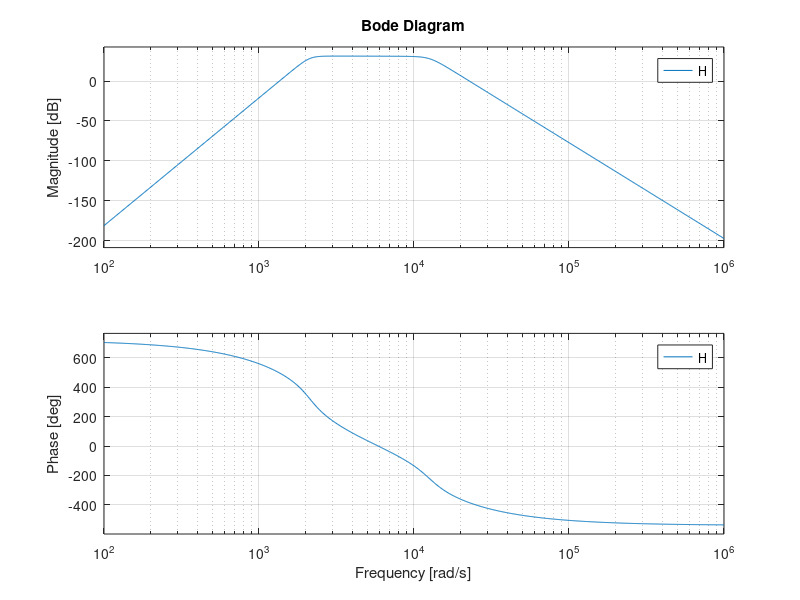

The MATLAB script that drew this image:
pkg load control;
clear all;
close all;

SigSetFreqs=[410 440 470 520 560 590 610 640 670 710 740 770];
Freqs=[SigSetFreqs,SigSetFreqs*2]';

% static gain, cut off pulsation and quality factor for low pass filter
Kl = [1.75;1.75;1.75]';
Wcl= 2*pi*[1977;1977;2009]';
Ql = [0.514;0.697;1.944]';

% static gain, cut off pulsation and quality factor for high pass filter
Kh = [1.036;1.33;1.91;2.6]';
Wch= 2*pi*[338;338;338;338]';
Qh = [0.509;0.599;0.917;2.5]';



function print_filter_phases(s,f)
  args = arg(s);
  N    = length(f)/2;
  tau  = -args ./ (2*pi*f) ;
  it   = find(tau<0);
  tau(it) = 1 ./ f(it) + tau(it);
  for k=1:N
    printf("f=%4d arg@f=%+3.2f Tw=%+7.6f 2f=%4d arg@2f=%+3.2f T2w=%+7.6f\n",
            f(k),args(k),tau(k),f(k+N),args(k+N),tau(k+N));
  endfor
  printf("\n");
endfunction

s   = tf('s');

%   low pass
% 1st Pb stage
K1  = 1.75;
Wc1 = 2*pi*1977;
Q1  = 0.514;

% 2nd Pb stage
K2  = K1;
Wc2 = Wc1;
Q2  = 0.697;

% 3rd Pb stage

K3  = K1;
Wc3 = 2*pi*2009;
Q3  = 1.944;

% low pass
%H(s) = K*Wc^2 / (Wc^2 + Wc/Q*s + s^2);

Hl1 = K1*Wc1^2 / (Wc1^2 + Wc1/Q1*s + s^2);
Hl2 = K2*Wc2^2 / (Wc2^2 + Wc2/Q2*s + s^2);
Hl3 = K3*Wc3^2 / (Wc3^2 + Wc3/Q3*s + s^2);
Hl  = Hl1*Hl2*Hl3;


% high pass
% H(s) = K*s^2 / (Wc^2 + Wc/Q*s + s^2)
Wc  = 2*pi*338;
% 1st stage
Kh1 = 1.036;
Qh1 = 0.509;
% 2nd stage
Kh2 = 1.33;
Qh2 = 0.599;
% 3rd stage
Kh3 = 1.91;
Qh3 = 0.917;
% 4th stage
Kh4 = 2.6;
Qh4 = 2.5;

Hh1 = Kh1*s^2 / (Wc^2 + Wc/Qh1*s + s^2);
Hh2 = Kh2*s^2 / (Wc^2 + Wc/Qh2*s + s^2);
Hh3 = Kh3*s^2 / (Wc^2 + Wc/Qh3*s + s^2);
Hh4 = Kh4*s^2 / (Wc^2 + Wc/Qh4*s + s^2);
Hh = Hh1*Hh2*Hh3*Hh4;

H = Hl*Hh;
figure;
bode(H);





%{
eval low pass butterworth filter @ w
   K   : static gain
   Wc  : cut off pulsation
   Q   : Quality factor
   w   : vector pulsation to eval
%}
function s=lp_2nd_butter(K,Wc,Q,w)

  s =  K*Wc^2 ./ (Wc^2 + Wc/Q*i*w - w.^2 );

endfunction

%{
eval high pass butterworth filter @ w
   K   : static gain
   Wc  : cut off pulsation
   Q   : Quality factor
   w   : vector pulsation to eval
%}
function s=hp_2nd_butter(K,Wc,Q,w)

  s =  -K*w.^2 ./ (Wc^2 + Wc/Q*i*w - w.^2 );

endfunction


%{
transfert function composed with low/high pass butterworth
   Kl,Kh   : vector static gain for low/high pass
   Wcl,Wch : vector cut off pulsation
   Ql,Qh   : vector quality factor
   w       : vector pulsation to eval

   return  : s vector values for w
%}
function s=bp_butter(Kl,Wcl,Ql,Kh,Wch,Qh,w)

  s = ones(length(w),1);
  for i=1:length(Kl)
    s =  s .* lp_2nd_butter(Kl(i),Wcl(i),Ql(i),w);
  endfor
  for i=1:length(Kh)
    s =  s .* hp_2nd_butter(Kh(i),Wch(i),Qh(i),w);
  endfor
endfunction

s = bp_butter(Kl,Wcl,Ql,Kh,Wch,Qh,2*pi*Freqs);
print_filter_phases(s,Freqs);







